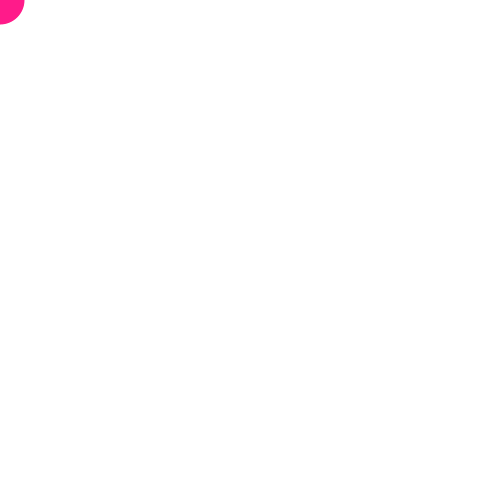
Frame 1 (no input)
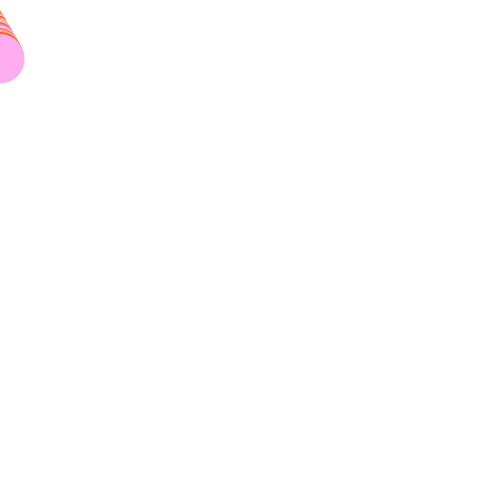
Frame 60 (the mouse pressed at the canvas centre just before this capture)
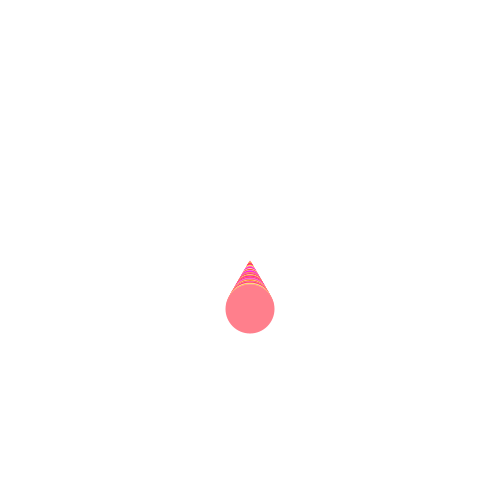
Frame 120 (the mouse held since frame 60 and released just before this capture)

The Processing sketch that drew these frames (run headless with seeded random() and noise(); from frame 60 on, the mouse is pressed at the canvas centre):

// Processing sketch: processing_66917
// ── processing_66917.pde

int numPos = 50;
int[] xPos = new int [numPos];
int[] yPos = new int [numPos];
void setup(){
  size(500,500);
  smooth();
  for(int i = 0; i < numPos; i++){
    xPos[i]=0;
    yPos[i]=0;
  }
}
void draw(){
  background(255);
  for( int i=0; i<numPos-1;i++){
    xPos[i] = xPos[i+1];
    yPos[i] = yPos[i+1];
  }
  xPos[numPos-1]=mouseX;
  yPos[numPos-1]=mouseY++;
  for(int i=0;i< numPos;i++){
    fill(255,random(255),random(255));
    noStroke();
    ellipse(xPos[i],yPos[i],i,i);
  }
}
